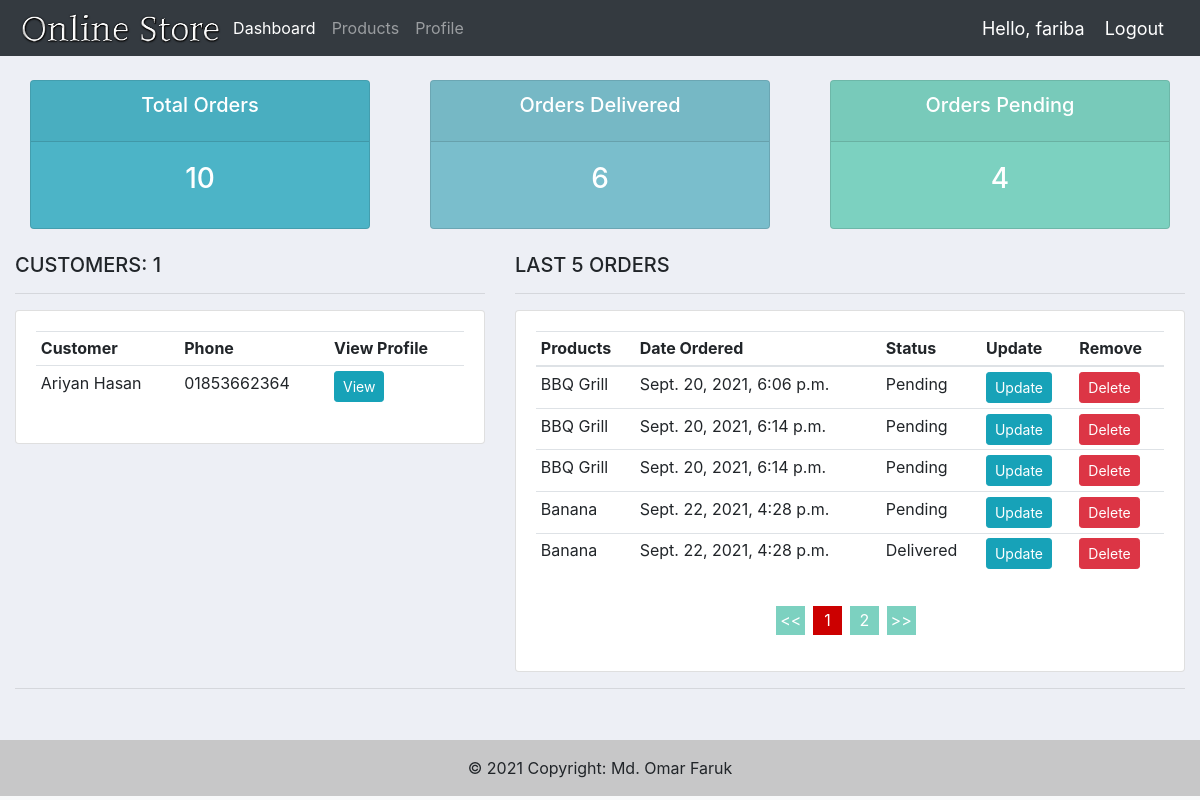
Page / (signed in) on the committed database.
### accounts/models.py (models this page shows, shortened)
class Customer(models.Model):
    user = models.OneToOneField(User, null = True,blank=True ,on_delete=models.CASCADE)
    phone = models.CharField(max_length=200, null=True )
    profile_pic = models.ImageField(default="profile.png",null = True,blank = True)
    date_created = models.DateTimeField(auto_now_add=True, null=True)

class Order(models.Model):
    STATUS = (
        ('Pending','Pending'),
        ('Out for delivery', 'Out for delivery'),
        ('Delivered','Delivered')
    )
    customer = models.ForeignKey(Customer, null=True, on_delete= models.SET_NULL)
    product = models.ForeignKey(Product, null=True, on_delete= models.SET_NULL)
    date_created = models.DateTimeField(auto_now_add=True, null=True)
    status = models.CharField(default="Pending",max_length=200,blank=True, null=True,choices=STATUS)

class Product(models.Model):
    CATEGORY =(
        ('','Choose Category'),
        ('Indoor','Indoor'),
        ('Out Door','Out Door')
    )
    name = models.CharField(max_length=200, null=True)
    price = models.FloatField(null=True)
    category = models.CharField(max_length=200, null=True,choices=CATEGORY)
    description = models.CharField(max_length=200, null=True,blank=True)
    date_created = models.DateTimeField(auto_now_add=True, null=True)
    tags = models.ManyToManyField(Tag)
    def __str__(self):
        return self.name

### accounts/decorators.py (the view)
    def wrapper_function(request, *args, **kwargs):
        group = None
        if request.user.groups.exists():
            group = request.user.groups.all()[0].name
        if group == 'customer':
            return redirect('user-page')
        if group == 'shopowner':
            return view_func(request, *args, **kwargs)

### accounts/views.py (called while the page is built)
@login_required(login_url='login')
@shopowner_only
def home(request):
    orders = Order.objects.all()
    customers = Customer.objects.all()
    total_customers = customers.count()
    total_orders = orders.count()
    delivered = orders.filter(status='Delivered').count()
    pending = orders.filter(status='Pending').count()
    context = {'orders':orders,'customers':customers,
    'total_customers':total_customers,'total_orders':total_orders,
    'delivered':delivered,'pending':pending
    }
    return render(request,'accounts/dashboard.html', context)

### accounts/templates/accounts/dashboard.html
{% extends 'accounts/main.html' %}
{% block content %}
{% include 'accounts/status.html' %}
    <br>
    <div class="row">
        <div class="col-md-5">
            <h5>CUSTOMERS: {{total_customers}}</h5>
            <hr>
            <div class="card card-body">
                <table class="table table-sm">
                    <tr>
                        <th>Customer</th>
                        <th>Phone</th>
                        <th>View Profile</th>
                    </tr>
                    {% for customer in customers %}
                    <tr>
                        <td>{{ customer.user.first_name }} {{ customer.user.last_name }}</td>
                        <td>{{ customer.phone }}</td>
                        <td><a class="btn btn-sm btn-info" href="{% url 'customer' customer.id %}">View</a></td>
                    </tr>
                    {% endfor %}
                </table>
            </div>
        </div>
        <div class="col-md-7">
            <h5>LAST 5 ORDERS</h5>
            <hr>
            <div class="card card-body">
                <table class="table table-sm paginated">
                    <thead>
                    <tr>
                        <th>Products</th>
                        <th>Date Ordered</th>
                        <th>Status</th>
                        <th>Update</th>
                        <th>Remove</th>
                    </tr>
                    </thead>
                    <tbody>
                    {% for order in orders %}
                    <tr>
                        <td>{{ order.product }}</td>
                        <td>{{ order.date_created }}</td>
                        <td>{{ order.status }}</td>
                        <td><a class="btn btn-sm btn-info" href="{% url 'update_order' order.id %}">Update</a></td>
                        <td><a class="btn btn-sm btn-danger" href="{% url 'delete_order' order.id %}">Delete</a></td>
                    </tr>
                    {% endfor %}
                    </tbody>
                </table>
            </div>
        </div>
    </div>
{% endblock %}

### accounts/templates/accounts/navbar.html (shortened to what this page needs)
{% load static %}
<nav class="navbar navbar-expand-lg navbar-dark bg-dark">
    <img src="{% static 'images/logo.png'%}" alt="" height="40px">
    <div class="collapse navbar-collapse" id="navbarNav">
      <ul class="navbar-nav">
        {% if request.user.is_staff %}
        <li class="nav-item active">
          <a class="nav-link" href="{% url 'home' %}">Dashboard</a>
        </li>
        <li class="nav-item">
          <a class="nav-link" href="{% url 'products' %}">Products</a>
        </li>
        <li class="nav-item">
          <a class="nav-link" href="{% url 'account' %}">Profile</a>
        </li>
        {% else %}
        <li class="nav-item">
          <a class="nav-link" href="{% url 'account' %}">Profile</a>
        </li>
        {% endif %}
      </ul>
    </div>
    <span class="hello-msg">Hello, {{request.user}}</span>
    <span ><a class="hello-msg" href="{% url 'logout' %}">Logout</a></span>
  </nav>

### static/css/main.css (style rules this page uses)
body { background-color: #edeff5; }

### accounts/templates/accounts/navbar.html (style rules this page uses)
.hello-msg { font-size:18px; color:#fff; margin-right: 20px; }

### rows in the picture
Customer: user.first_name "Ariyan", user.last_name "Hasan", phone "01853662364"
Order: product "BBQ Grill", date_created "Sept. 20, 2021, 6:06 p.m.", status "Pending"
Order: product "BBQ Grill", date_created "Sept. 20, 2021, 6:14 p.m.", status "Pending"
Order: product "BBQ Grill", date_created "Sept. 20, 2021, 6:14 p.m.", status "Pending"
Order: product "Banana", date_created "Sept. 22, 2021, 4:28 p.m.", status "Pending"
Order: product "Banana", date_created "Sept. 22, 2021, 4:28 p.m.", status "Delivered"

### other values in the picture
{{ request.user }} "fariba"
{{ total_orders }} "10"
{{ delivered }} "6"
{{ pending }} "4"
{{ total_customers }} "1"
